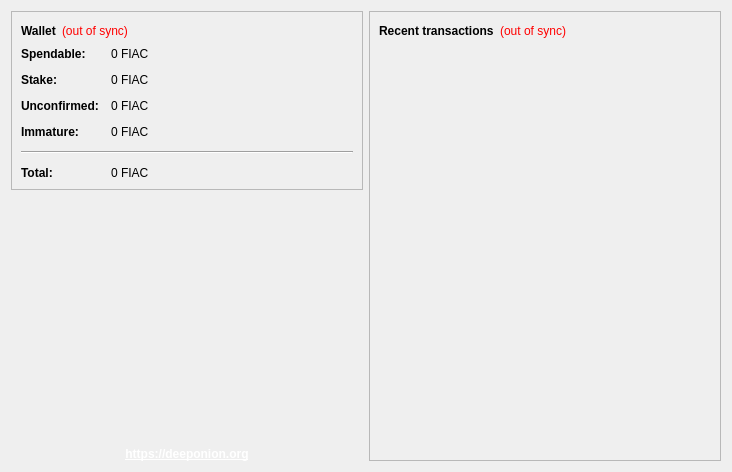
<?xml version="1.0" encoding="UTF-8"?>
<ui version="4.0">
 <class>OverviewPage</class>
 <widget class="QWidget" name="OverviewPage">
  <property name="geometry">
   <rect>
    <x>0</x>
    <y>0</y>
    <width>732</width>
    <height>472</height>
   </rect>
  </property>
  <property name="windowTitle">
   <string>Form</string>
  </property>
  <property name="styleSheet">
   <string notr="true"/>
  </property>
  <layout class="QHBoxLayout" name="horizontalLayout" stretch="0,0">
   <item>
    <layout class="QVBoxLayout" name="verticalLayout_2">
     <item>
      <widget class="QFrame" name="frame">
       <property name="frameShape">
        <enum>QFrame::StyledPanel</enum>
       </property>
       <property name="frameShadow">
        <enum>QFrame::Raised</enum>
       </property>
       <layout class="QVBoxLayout" name="verticalLayout_4">
        <item>
         <layout class="QHBoxLayout" name="horizontalLayout_4">
          <item>
           <widget class="QLabel" name="label_5">
            <property name="font">
             <font>
              <weight>75</weight>
              <bold>true</bold>
             </font>
            </property>
            <property name="text">
             <string>Wallet</string>
            </property>
           </widget>
          </item>
          <item>
           <widget class="QLabel" name="labelWalletStatus">
            <property name="toolTip">
             <string>The displayed information may be out of date. Your wallet automatically synchronizes with the FItAllCoin network after a connection is established, but this process has not completed yet.</string>
            </property>
            <property name="styleSheet">
             <string notr="true">QLabel { color: red; }</string>
            </property>
            <property name="text">
             <string notr="true">(out of sync)</string>
            </property>
            <property name="alignment">
             <set>Qt::AlignLeading|Qt::AlignLeft|Qt::AlignVCenter</set>
            </property>
           </widget>
          </item>
          <item>
           <spacer name="horizontalSpacer_2">
            <property name="orientation">
             <enum>Qt::Horizontal</enum>
            </property>
            <property name="sizeHint" stdset="0">
             <size>
              <width>40</width>
              <height>20</height>
             </size>
            </property>
           </spacer>
          </item>
         </layout>
        </item>
        <item>
         <layout class="QFormLayout" name="formLayout_2">
          <property name="fieldGrowthPolicy">
           <enum>QFormLayout::AllNonFixedFieldsGrow</enum>
          </property>
          <property name="horizontalSpacing">
           <number>12</number>
          </property>
          <property name="verticalSpacing">
           <number>12</number>
          </property>
          <item row="0" column="0">
           <widget class="QLabel" name="label">
            <property name="font">
             <font>
              <weight>75</weight>
              <bold>true</bold>
             </font>
            </property>
            <property name="text">
             <string>Spendable:</string>
            </property>
           </widget>
          </item>
          <item row="0" column="1">
           <widget class="QLabel" name="labelBalance">
            <property name="font">
             <font>
              <weight>50</weight>
              <bold>false</bold>
             </font>
            </property>
            <property name="cursor">
             <cursorShape>IBeamCursor</cursorShape>
            </property>
            <property name="toolTip">
             <string>Your current spendable balance</string>
            </property>
            <property name="text">
             <string notr="true">0 FIAC</string>
            </property>
            <property name="textInteractionFlags">
             <set>Qt::LinksAccessibleByMouse|Qt::TextSelectableByKeyboard|Qt::TextSelectableByMouse</set>
            </property>
           </widget>
          </item>
          <item row="1" column="0">
           <widget class="QLabel" name="label_6">
            <property name="font">
             <font>
              <weight>75</weight>
              <bold>true</bold>
             </font>
            </property>
            <property name="text">
             <string>Stake:</string>
            </property>
           </widget>
          </item>
          <item row="1" column="1">
           <widget class="QLabel" name="labelStake">
            <property name="font">
             <font>
              <weight>50</weight>
              <bold>false</bold>
             </font>
            </property>
            <property name="cursor">
             <cursorShape>IBeamCursor</cursorShape>
            </property>
            <property name="toolTip">
             <string>Total of coins that was staked, and do not yet count toward the current balance</string>
            </property>
            <property name="text">
             <string notr="true">0 FIAC</string>
            </property>
            <property name="textInteractionFlags">
             <set>Qt::LinksAccessibleByMouse|Qt::TextSelectableByKeyboard|Qt::TextSelectableByMouse</set>
            </property>
           </widget>
          </item>
          <item row="2" column="0">
           <widget class="QLabel" name="label_3">
            <property name="font">
             <font>
              <weight>75</weight>
              <bold>true</bold>
             </font>
            </property>
            <property name="text">
             <string>Unconfirmed:</string>
            </property>
           </widget>
          </item>
          <item row="2" column="1">
           <widget class="QLabel" name="labelUnconfirmed">
            <property name="font">
             <font>
              <weight>50</weight>
              <bold>false</bold>
             </font>
            </property>
            <property name="cursor">
             <cursorShape>IBeamCursor</cursorShape>
            </property>
            <property name="toolTip">
             <string>Total of transactions that have yet to be confirmed, and do not yet count toward the current balance</string>
            </property>
            <property name="text">
             <string notr="true">0 FIAC</string>
            </property>
            <property name="textInteractionFlags">
             <set>Qt::LinksAccessibleByMouse|Qt::TextSelectableByKeyboard|Qt::TextSelectableByMouse</set>
            </property>
           </widget>
          </item>
          <item row="3" column="0">
           <widget class="QLabel" name="labelImmatureText">
            <property name="font">
             <font>
              <weight>75</weight>
              <bold>true</bold>
             </font>
            </property>
            <property name="text">
             <string>Immature:</string>
            </property>
           </widget>
          </item>
          <item row="3" column="1">
           <widget class="QLabel" name="labelImmature">
            <property name="font">
             <font>
              <weight>50</weight>
              <bold>false</bold>
             </font>
            </property>
            <property name="toolTip">
             <string>Mined balance that has not yet matured</string>
            </property>
            <property name="text">
             <string notr="true">0 FIAC</string>
            </property>
            <property name="textInteractionFlags">
             <set>Qt::LinksAccessibleByMouse|Qt::TextSelectableByKeyboard|Qt::TextSelectableByMouse</set>
            </property>
           </widget>
          </item>
          <item row="4" column="0" colspan="2">
           <widget class="Line" name="line">
            <property name="orientation">
             <enum>Qt::Horizontal</enum>
            </property>
           </widget>
          </item>
          <item row="5" column="0">
           <widget class="QLabel" name="labelTotalText">
            <property name="font">
             <font>
              <weight>75</weight>
              <bold>true</bold>
             </font>
            </property>
            <property name="text">
             <string>Total:</string>
            </property>
           </widget>
          </item>
          <item row="5" column="1">
           <widget class="QLabel" name="labelTotal">
            <property name="font">
             <font>
              <weight>50</weight>
              <bold>false</bold>
             </font>
            </property>
            <property name="cursor">
             <cursorShape>IBeamCursor</cursorShape>
            </property>
            <property name="toolTip">
             <string>Your current total balance</string>
            </property>
            <property name="text">
             <string notr="true">0 FIAC</string>
            </property>
            <property name="textInteractionFlags">
             <set>Qt::LinksAccessibleByMouse|Qt::TextSelectableByKeyboard|Qt::TextSelectableByMouse</set>
            </property>
           </widget>
          </item>
         </layout>
        </item>
       </layout>
      </widget>
     </item>
     <item>
      <spacer name="verticalSpacer_4">
       <property name="orientation">
        <enum>Qt::Vertical</enum>
       </property>
       <property name="sizeHint" stdset="0">
        <size>
         <width>20</width>
         <height>40</height>
        </size>
       </property>
      </spacer>
     </item>
     <item>
      <widget class="QLabel" name="wallet_logo_lbl">
       <property name="frameShape">
        <enum>QFrame::NoFrame</enum>
       </property>
       <property name="lineWidth">
        <number>1</number>
       </property>
       <property name="text">
        <string/>
       </property>
       <property name="scaledContents">
        <bool>false</bool>
       </property>
       <property name="alignment">
        <set>Qt::AlignCenter</set>
       </property>
       <property name="indent">
        <number>0</number>
       </property>
      </widget>
     </item>
     <item>
      <spacer name="verticalSpacer">
       <property name="orientation">
        <enum>Qt::Vertical</enum>
       </property>
       <property name="sizeHint" stdset="0">
        <size>
         <width>20</width>
         <height>40</height>
        </size>
       </property>
      </spacer>
     </item>
     <item>
      <widget class="QLabel" name="label_2">
       <property name="text">
        <string>&lt;html&gt;&lt;head/&gt;&lt;body&gt;&lt;p&gt;&lt;a href=&quot;https://deeponion.org&quot;&gt;&lt;span style=&quot; font-weight:600; text-decoration: underline; color:#ffffff;&quot;&gt;https://deeponion.org&lt;/span&gt;&lt;/a&gt;&lt;/p&gt;&lt;/body&gt;&lt;/html&gt;</string>
       </property>
       <property name="alignment">
        <set>Qt::AlignCenter</set>
       </property>
       <property name="openExternalLinks">
        <bool>true</bool>
       </property>
      </widget>
     </item>
    </layout>
   </item>
   <item>
    <layout class="QVBoxLayout" name="verticalLayout_3">
     <item>
      <widget class="QFrame" name="frame_2">
       <property name="frameShape">
        <enum>QFrame::StyledPanel</enum>
       </property>
       <property name="frameShadow">
        <enum>QFrame::Raised</enum>
       </property>
       <layout class="QVBoxLayout" name="verticalLayout">
        <item>
         <layout class="QHBoxLayout" name="horizontalLayout_2">
          <item>
           <widget class="QLabel" name="label_4">
            <property name="font">
             <font>
              <weight>75</weight>
              <bold>true</bold>
             </font>
            </property>
            <property name="text">
             <string>Recent transactions</string>
            </property>
           </widget>
          </item>
          <item>
           <widget class="QLabel" name="labelTransactionsStatus">
            <property name="toolTip">
             <string>The displayed information may be out of date. Your wallet automatically synchronizes with the FItAllCoin network after a connection is established, but this process has not completed yet.</string>
            </property>
            <property name="styleSheet">
             <string notr="true">QLabel { color: red; }</string>
            </property>
            <property name="text">
             <string notr="true">(out of sync)</string>
            </property>
            <property name="alignment">
             <set>Qt::AlignRight|Qt::AlignTrailing|Qt::AlignVCenter</set>
            </property>
           </widget>
          </item>
          <item>
           <spacer name="horizontalSpacer">
            <property name="orientation">
             <enum>Qt::Horizontal</enum>
            </property>
            <property name="sizeHint" stdset="0">
             <size>
              <width>40</width>
              <height>20</height>
             </size>
            </property>
           </spacer>
          </item>
         </layout>
        </item>
        <item>
         <widget class="QListView" name="listTransactions">
          <property name="styleSheet">
           <string notr="true">QListView { background: transparent; }
color: rgb(255, 255, 255);
QToolTip { color: black; }</string>
          </property>
          <property name="frameShape">
           <enum>QFrame::NoFrame</enum>
          </property>
          <property name="verticalScrollBarPolicy">
           <enum>Qt::ScrollBarAlwaysOff</enum>
          </property>
          <property name="horizontalScrollBarPolicy">
           <enum>Qt::ScrollBarAlwaysOff</enum>
          </property>
          <property name="selectionMode">
           <enum>QAbstractItemView::NoSelection</enum>
          </property>
         </widget>
        </item>
       </layout>
      </widget>
     </item>
    </layout>
   </item>
  </layout>
 </widget>
 <resources/>
 <connections/>
</ui>
